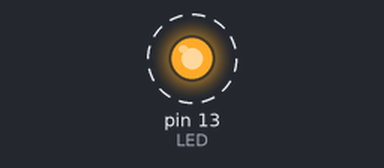
The sketch below on a simulated Arduino Uno, built with avr-gcc and run on an emulated ATmega328P. On the bench: output pins drawn as LEDs (lit = HIGH). Dashed ring = blinking.

Above: at 0.5 s.
Timing chart, 0 to 4.6 s (numbered marks = the images above):
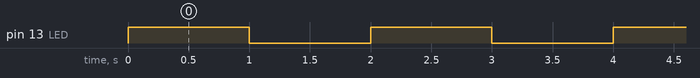

The sketch:

blink_test.ino
```cpp
// 21.477270MHzでの発振確認用。avr-libcの_delay_msはF_CPUを見てループ回数を
// 計算するので、実際の周波数が違えば体感の点滅速度が目に見えてずれる。
#define F_CPU 21477270UL
#include <util/delay.h>
#include <avr/io.h>

int main(void) {
  DDRB |= (1 << 5);   // D13 = PB5 = L LED
  while (1) {
    PORTB |= (1 << 5);
    _delay_ms(1000);
    PORTB &= ~(1 << 5);
    _delay_ms(1000);
  }
}
```

Measured:
- by itself, pin 13 (LED): alternates HIGH for 1.0 s and LOW for 1.0 s
